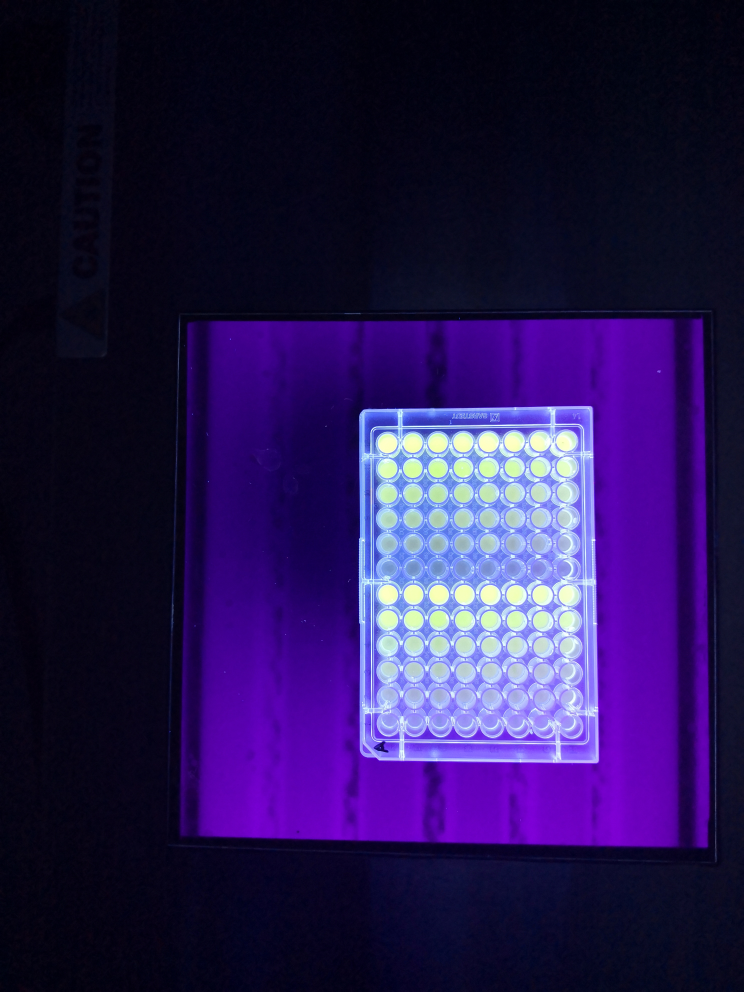
#> input picture data/raw/EXPERIMENTS/1a.jpg, 2976 x 3968 px (shown at 1/4 size)
$ python -i utils.py   (imports and definitions only)   (older library calls are emulated)
#> lines starting #> are read from the running program, lines starting #| are printed output that depends on the picture
#!/usr/bin/env python3
# -*- coding: utf-8 -*-
"""
Created on Fri Dec 11 16:35:40 2020

@author: enzo
"""
import cv2
import numpy as np
import matplotlib.pyplot as plt
#%% Utils functions for feature extraction

# [13 lines left out: functions horotate, resize_image, not called in this run]


def apply_equalization(img,  eq_method, deblur):
    if deblur:
        img = deblur_img(img)
    if eq_method == 'clahe':
        clahe = cv2.createCLAHE(clipLimit=1.0, tileGridSize=(16,9)) #(4,3)
        equlized_level = clahe.apply(img)
    elif eq_method == 'hist':
        equlized_level = cv2.equalizeHist(img)
    elif eq_method is None:
        equlized_level = img
    return equlized_level

def single_channel_equalize(BRG_input_image, c_map= 'gray', eq_method = 'clahe', deblur= False, channel = [1,1,1]):
    if c_map == 'gray':
        out_image = cv2.cvtColor(BRG_input_image, cv2.COLOR_BGR2GRAY)
        out_image = apply_equalization(out_image, eq_method, deblur)
    elif c_map == 'HSV':
        img_hsv=cv2.cvtColor(BRG_input_image,cv2.COLOR_BGR2HSV)
        H, S, V = cv2.split(img_hsv)
        H = apply_equalization(H, eq_method, deblur)
        S = apply_equalization(S, eq_method, deblur)
        V = apply_equalization(V, eq_method, deblur)
        out_image = channel[0] * H + channel[1]*S + channel[2]*V
    elif c_map == 'LAB':
        img_lab=cv2.cvtColor(BRG_input_image,cv2.COLOR_BGR2LAB)
        L, a, b = cv2.split(img_lab)
        L = apply_equalization(L, eq_method, deblur)
        a = apply_equalization(a, eq_method, deblur)
        b = apply_equalization(b, eq_method, deblur)
        out_image = channel[0]*L + channel[1]*a + channel[2]*b
    return out_image.astype('uint8')


# [111 lines left out: functions extract_img_tags, deblur_img, clustering_cv2_k, crop_from_clustered, derive_image, white_balance, not called in this run]

>>> import cv2
>>> picture = cv2.imread('../../data/raw/EXPERIMENTS/1a.jpg')
#> picture is the input picture: shape (3968, 2976, 3); mean B, G, R 78.9, 23, 39.3
>>> result = single_channel_equalize(picture)
#> in single_channel_equalize, `out_image = cv2.cvtColor(BRG_input_image, cv2.COLOR_BGR2GRAY)`:
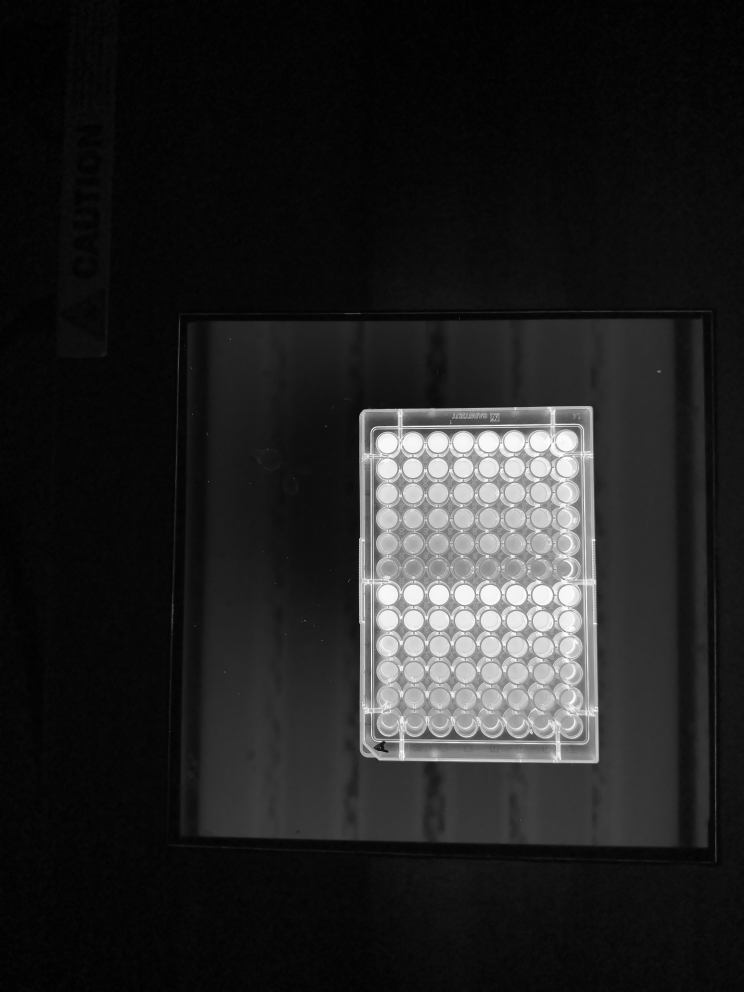
#> out_image: shape (3968, 2976) (shown at 1/4 size); min 1, max 255, mean 34.2
#> in apply_equalization, `equlized_level = clahe.apply(img)`:
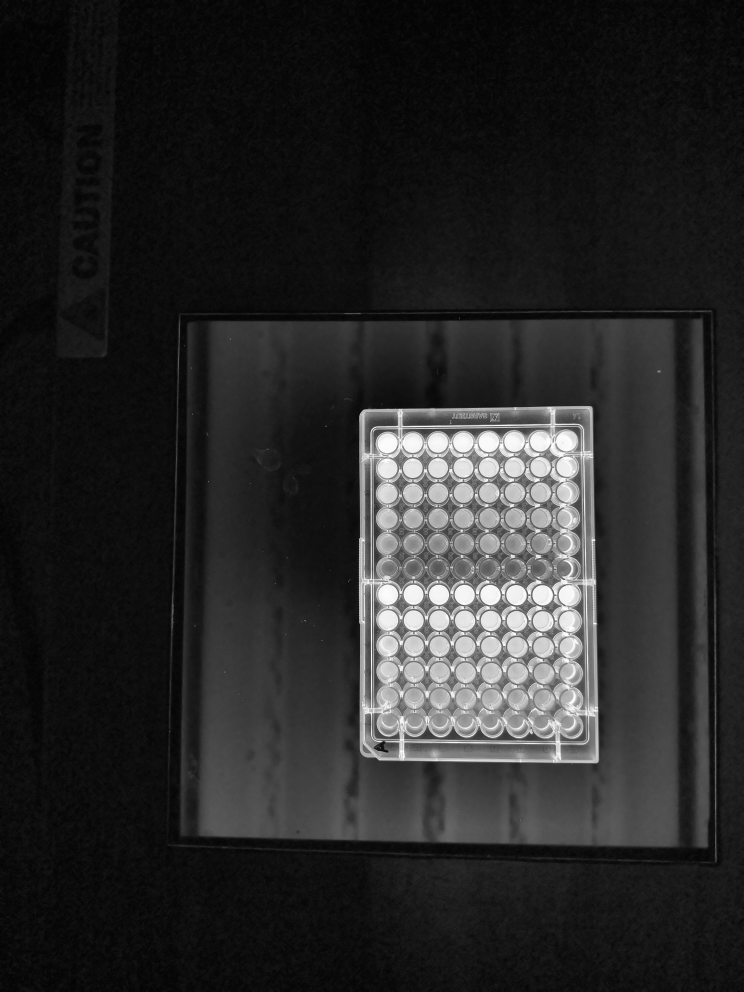
#> equlized_level: shape (3968, 2976) (shown at 1/4 size); min 2, max 255, mean 39.3

$ run again, on data/raw/EXPERIMENTS/a2_a.jpg
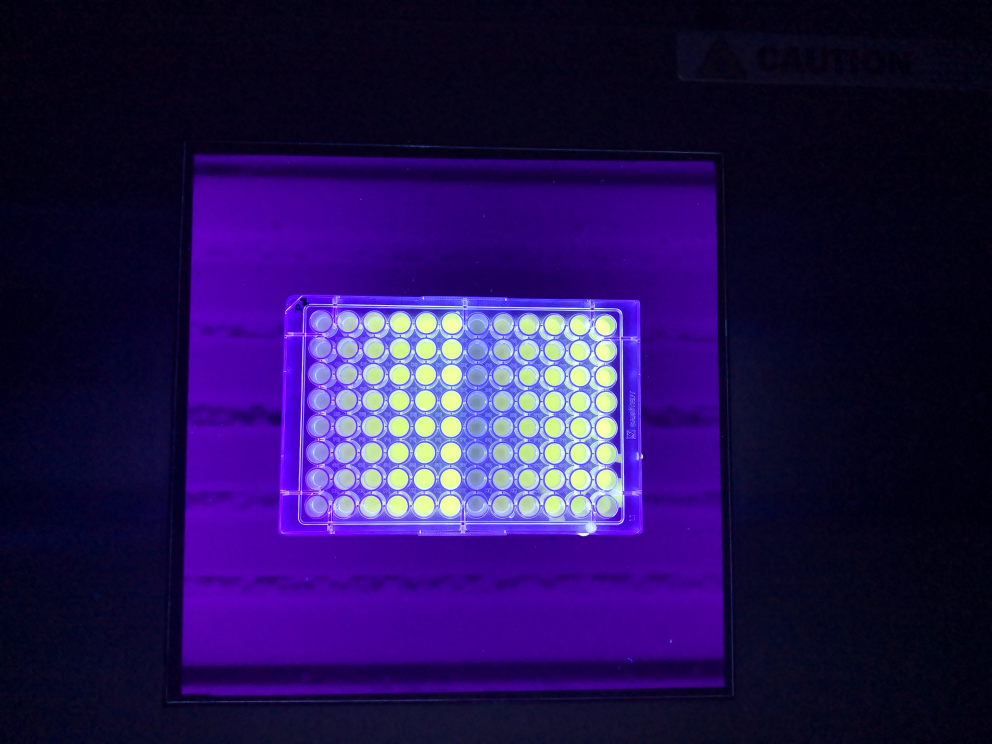
#> input picture data/raw/EXPERIMENTS/a2_a.jpg, 3968 x 2976 px (shown at 1/4 size)
#> picture is the input picture: shape (2976, 3968, 3); mean B, G, R 81.2, 18.8, 37.1
#> in single_channel_equalize, `out_image = cv2.cvtColor(BRG_input_image, cv2.COLOR_BGR2GRAY)`:
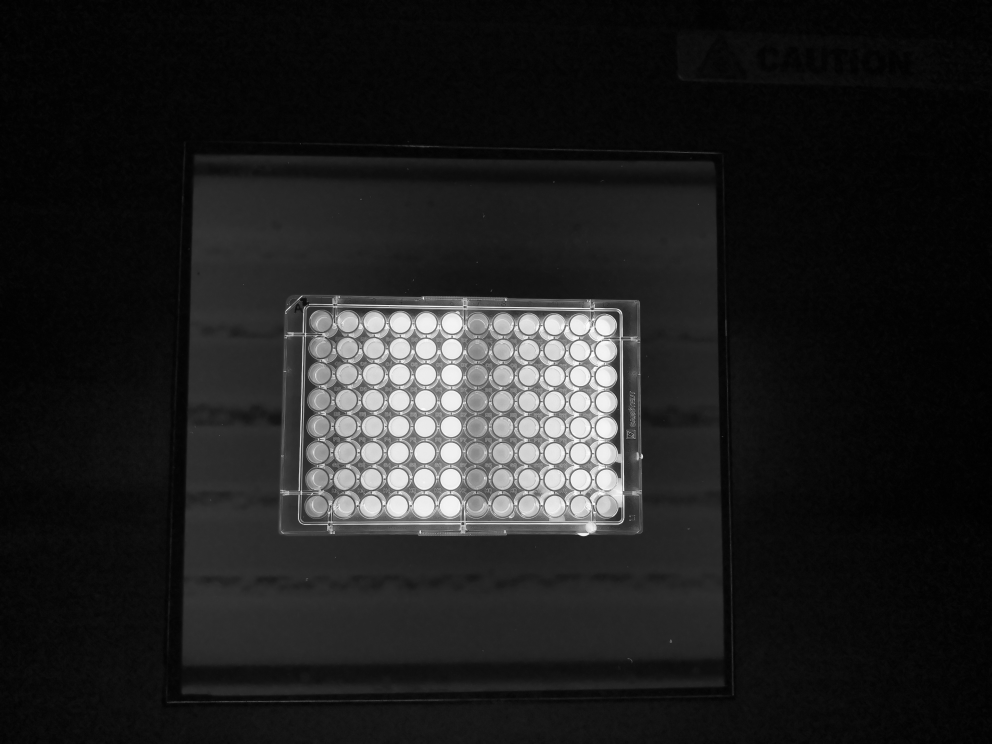
#> out_image: shape (2976, 3968) (shown at 1/4 size); min 1, max 254, mean 31.4
#> in apply_equalization, `equlized_level = clahe.apply(img)`:
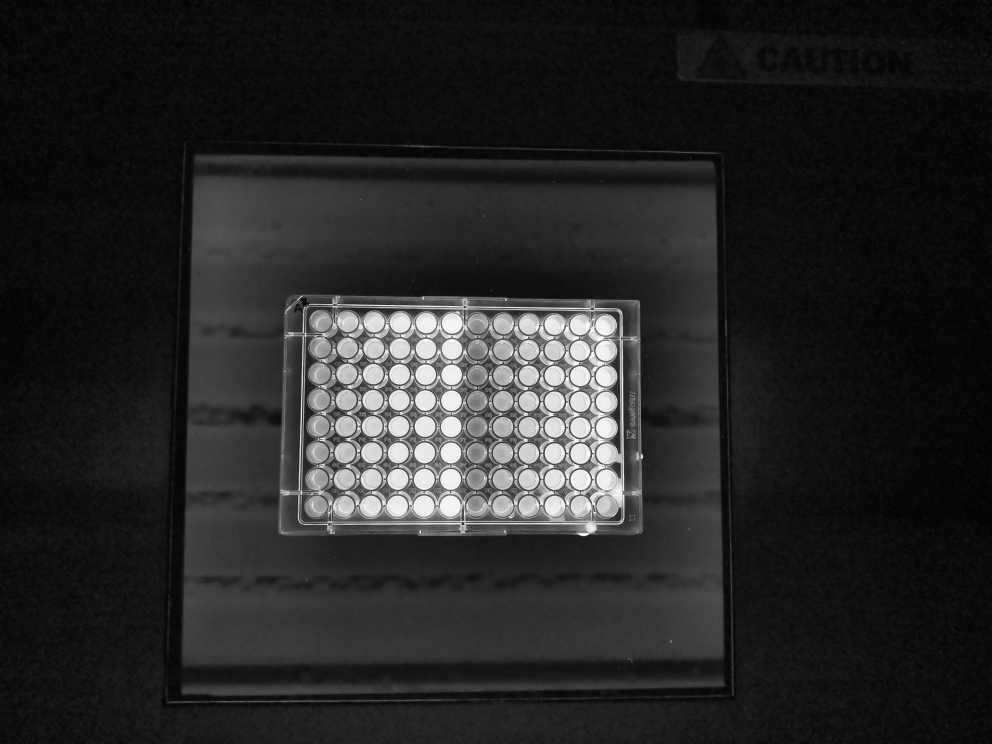
#> equlized_level: shape (2976, 3968) (shown at 1/4 size); min 2, max 255, mean 37.6
